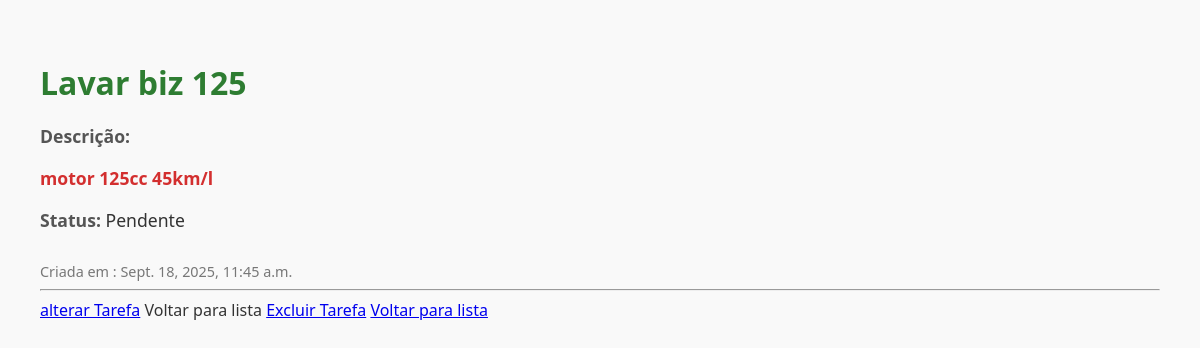
/tarefas/4/, run on the app's committed database.
### tarefas/models.py (models this page shows, shortened)
class Tarefa(models.Model):
    titulo = models.CharField(max_length = 200)
    descricao = models.TextField(blank = True, null = True)
    data_criacao = models.DateTimeField(auto_now_add = True)
    concluida = models.BooleanField(default = False)
    projeto = models.ForeignKey(Projeto, on_delete = models.CASCADE, null = True, blank = True)

### tarefas/views.py (the view)
def detalhe_tarefa (request, tarefa_id):
    tarefa = get_object_or_404(Tarefa, pk= tarefa_id)
    return render (request, 'tarefas/detalhe.html',{'tarefa':tarefa})

### tarefas/templates/tarefas/detalhe.html (shortened to what this page needs)
<!DOCTYPE html>
<html lang="pt-br">
    <head>
        {% load static %}
        <link rel="stylesheet" href="{% static 'detalhe/detalhe.css' %}">
    </head>
<body>
    <h1>{{tarefa.titulo}}</h1>
    <p><strong>Descrição:</strong>{{ tarefa.descricao|linebreaks}} </p>
    <p><strong>Status:</strong> {% if tarefa.concluida %}Concluido{% else %}Pendente{% endif %}</p>
    <small>Criada em : {{tarefa.data_criacao}}</tarefa></small>
    <hr>
    <a href="{% url 'alterar_tarefa' tarefa.id %}">alterar Tarefa</a>
    Voltar para lista
     <a href="{% url 'excluir_tarefa' tarefa.id %}">Excluir Tarefa</a>
    <a href="{% url 'lista_tarefas' %}">Voltar para lista</a>
</body>
</html>

### tarefas/static/detalhe/detalhe.css (style rules this page uses)
body { margin: 0; padding: 0; font-family: 'Segoe UI', Tahoma, Geneva, Verdana, sans-serif; background-color: #f9f9f9; color: #333; padding: 40px; }
h1 { font-size: 2em; color: #2e7d32; margin-bottom: 20px; }
p { font-size: 1.1em; margin-bottom: 15px; }
strong { color: #555; }
p:nth-of-type(2) { font-weight: bold; color: #d32f2f; }
small { display: block; margin-top: 30px; color: #777; font-size: 0.9em; }

### data on the page
Tarefa: titulo "Lavar biz 125", descricao "motor 125cc 45km/l", data_criacao "Sept. 18, 2025, 11:45 a.m."
